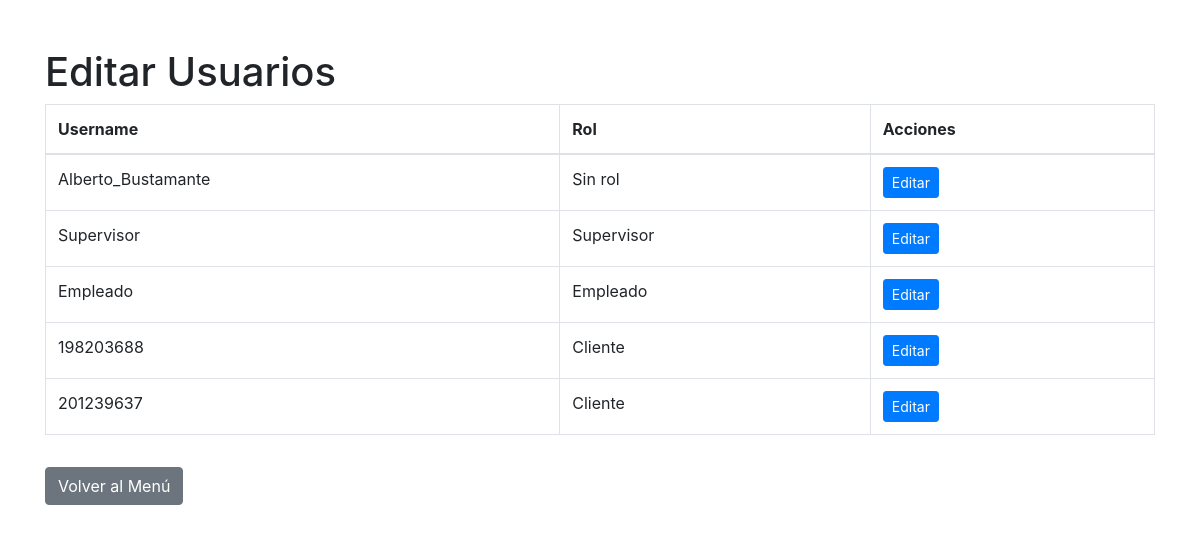
The app's page /edit_user/, older data.
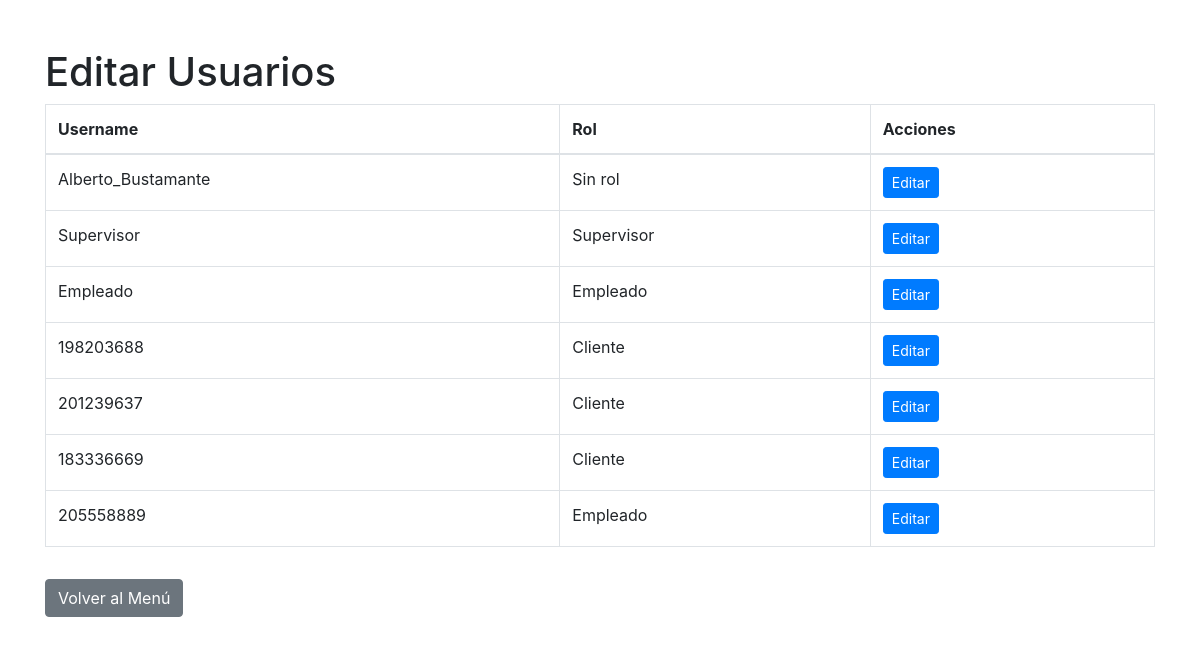
The same page, newer data.
### hotelpacific/models.py (models this page shows, shortened)
class Usuario(AbstractUser):
    ESTADO_CHOICES = [
        ('Activo', 'Activo'),
        ('Inactivo', 'Inactivo')
    ]
    rol = models.ForeignKey(Rol, on_delete=models.SET_NULL, null=True)  # Clave foránea a Rol
    estado = models.CharField(max_length=20, choices=ESTADO_CHOICES)

class Rol(models.Model):
    descripcion_rol = models.CharField(max_length=255)

### hotelpacific/views.py (the view, shortened to what this page needs)
# urls.py: path('edit_user/', views.edit_user, name='edit_user'),  # Página principal que lista todos los usuarios
def edit_user(request, id=None):
    users = Usuario.objects.all()
    user = None
    form = None
    context = {
        'users': users,
        'form': form,
        'user': user
    }
    return render(request, 'edit_user.html', context)

### hotelpacific/templates/edit_user.html (shortened to what this page needs)
<!DOCTYPE html>
<html lang="es">
<head>
    <link rel="stylesheet" href="https://stackpath.bootstrapcdn.com/bootstrap/4.5.2/css/bootstrap.min.css">
</head>
<body>
    <div class="container mt-5">
        <h1>Editar Usuarios</h1>
        <table class="table table-bordered">
            <thead>
                <tr>
                    <th>Username</th>
                    <th>Rol</th>
                    <th>Acciones</th>
                </tr>
            </thead>
            <tbody>
                {% for u in users %}
                <tr>
                    <td>{{ u.username }}</td>
                    <td>
                        {% if u.rol %}
                            {{ u.rol.descripcion_rol }}
                        {% else %}
                            Sin rol
                        {% endif %}
                    </td>
                    <td>
                        <a href="{% url 'edit_user' u.id %}" class="btn btn-primary btn-sm">Editar</a>
                    </td>
                </tr>
                {% endfor %}
            </tbody>
        </table>
        <a href="{% url 'admin_menu' %}" class="btn btn-secondary mt-3">Volver al Menú</a>
    </div>
</body>
</html>

Row changes from the older to the newer data that the page shows:
added Usuario: username "183336669", rol.descripcion_rol "Cliente"
added Usuario: username "205558889", rol.descripcion_rol "Empleado"
